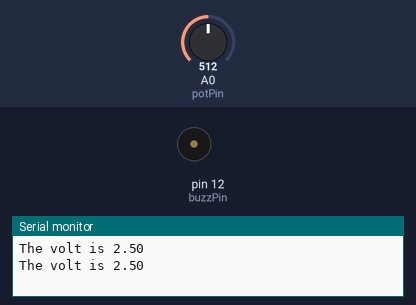
Bench run of a sketch on a simulated Arduino Uno, built with avr-gcc and run on an emulated ATmega328P. Parts: buzzer (waves = sounding, pin HIGH), the last lines printed to the serial monitor. The inputs (shaded band) are chosen by the test bench; at power-on: A0 (potPin) = 512.

Above: at 1.3 s.
1.4 s: A0 (potPin) set to 806
3.2 s: A0 (potPin) set to 834
At 4.6 s:
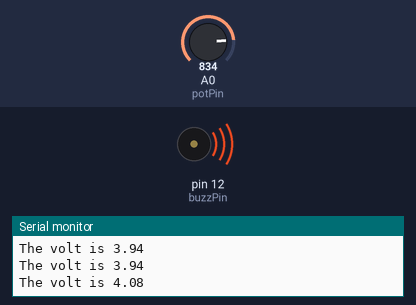
7.7 s: A0 (potPin) set to 900
Timing chart, 0 to 11.7 s (numbered marks = the images above; inputs shaded):
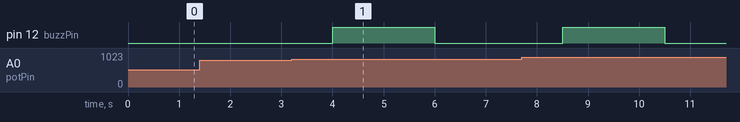

Measured:
- the behaviour switches between 818 and 819 on A0 (potPin) (found by bisection; images 0 and 1)
- after the input at 3.2 s, pin 12 (buzzPin): LOW → HIGH after 0.81 s, → LOW 2.0 s later

The sketch:

buzzOutput.ino
```cpp
int potPin = A0;
int buzzPin = 12;
float potVal;
float voltVal;
String msg = "The volt is ";
int dt = 500;
int dt1 = 2000;
int dt2 = 500;

void setup() {
  // put your setup code here, to run once:
  pinMode(potPin, INPUT);
  pinMode(buzzPin, OUTPUT);
  Serial.begin(9600);
}

void loop() {
  // put your main code here, to run repeatedly:
  potVal = analogRead(potPin);
  voltVal = (5./1023.) * potVal;
  delay(dt);

  Serial.print(msg);
  Serial.println(voltVal);

  if(voltVal >= 4.50 && voltVal <= 5.00){
    digitalWrite(buzzPin, HIGH);
    delay(dt2);
    digitalWrite(buzzPin, LOW);
    delay(dt2);
  }
  if(voltVal >= 4.00 && voltVal <= 4.50){
    digitalWrite(buzzPin, HIGH);
    delay(dt1);
    digitalWrite(buzzPin, LOW);
    delay(dt1);
  }
}
```
